Frame 1 (no input): blank canvas, image omitted
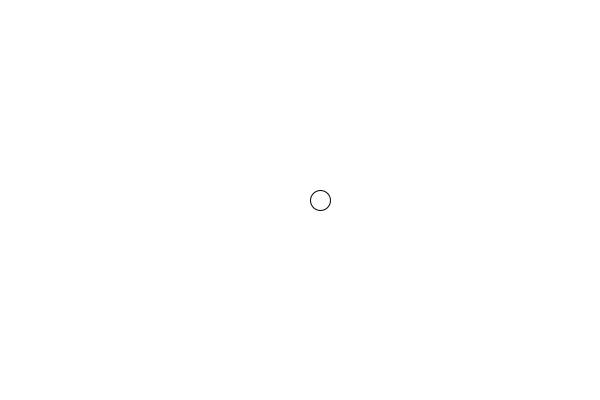
Frame 60 (the mouse pressed at the canvas centre just before this capture)
Frame 120 (the mouse held since frame 60 and released just before this capture): blank canvas, image omitted

The Processing sketch that drew this single still picture (run headless with seeded random() and noise(); from frame 60 on, the mouse is pressed at the canvas centre):

// Processing sketch: sketch_201118h
// ── sketch_201118h.pde
float angle = 0;
float amp = 200;
float nangle = 0.1;

void setup() {
  size(600, 400);
}

void draw() {
  background(255);
  translate(width/2, height/2);

  float x = amp * sin(radians(angle));
  noFill();
  stroke(0);
  ellipse(x, 0, 20, 20);

  angle += nangle;
}
